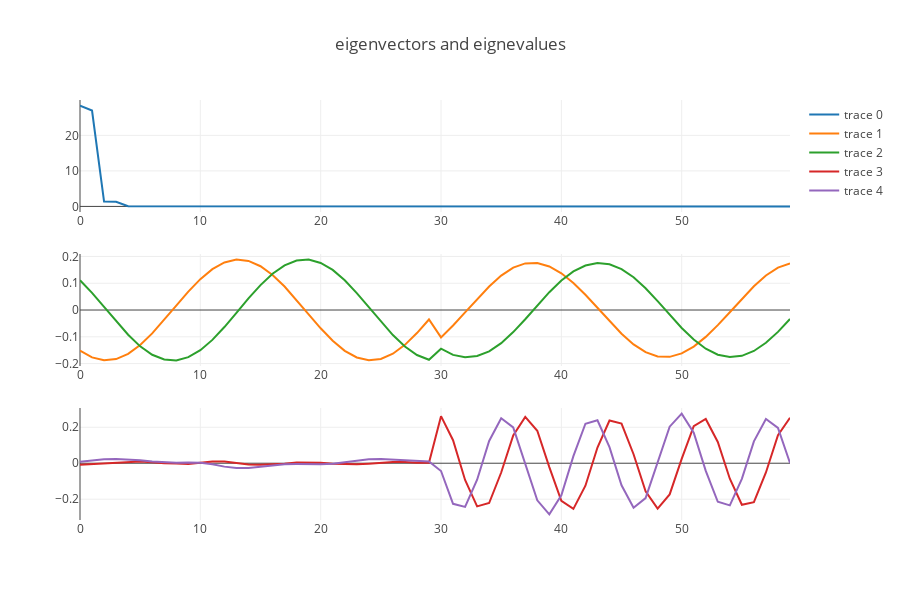

Notebook source saved alongside this figure:
### Code cell
trace1 = go.Scatter(
    x = np.arange(len(eig_val)),
    y = eig_val
)
trace2 = go.Scatter(
    x = np.arange(len(eig_val)),
    y = eig_vec[:,0]
)
trace3 = go.Scatter(
    x = np.arange(len(eig_val)),
    y = eig_vec[:,1]
)
trace4 = go.Scatter(
    x = np.arange(len(eig_val)),
    y = eig_vec[:,2]
)
trace5 = go.Scatter(
    x = np.arange(len(eig_val)),
    y = eig_vec[:,3]
)

fig = tools.make_subplots(rows=3, cols=1)

fig.append_trace(trace1, 1, 1)
fig.append_trace(trace2, 2, 1)
fig.append_trace(trace3, 2, 1)
fig.append_trace(trace4, 3, 1)
fig.append_trace(trace5, 3, 1)

fig['layout'].update(height=600, width=900, title='eigenvectors and eignevalues')
iplot(fig)
